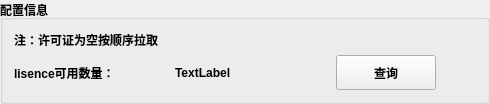
    <widget class="QGroupBox" name="groupBox_2">
     <property name="font">
      <font>
       <weight>75</weight>
       <bold>true</bold>
      </font>
     </property>
     <property name="title">
      <string>配置信息</string>
     </property>
     <layout class="QGridLayout" name="gridLayout_12">
      <item row="1" column="0">
       <widget class="QLabel" name="label_14">
        <property name="text">
         <string>注：许可证为空按顺序拉取</string>
        </property>
       </widget>
      </item>
      <item row="2" column="0">
       <layout class="QHBoxLayout" name="horizontalLayout_2">
        <item>
         <widget class="QLabel" name="label_13">
          <property name="minimumSize">
           <size>
            <width>155</width>
            <height>0</height>
           </size>
          </property>
          <property name="maximumSize">
           <size>
            <width>16777215</width>
            <height>16777215</height>
           </size>
          </property>
          <property name="text">
           <string>lisence可用数量：</string>
          </property>
         </widget>
        </item>
        <item>
         <widget class="QLabel" name="label_15">
          <property name="minimumSize">
           <size>
            <width>155</width>
            <height>0</height>
           </size>
          </property>
          <property name="maximumSize">
           <size>
            <width>155</width>
            <height>16777215</height>
           </size>
          </property>
          <property name="text">
           <string>TextLabel</string>
          </property>
         </widget>
        </item>
        <item>
         <widget class="QPushButton" name="pushButton_6">
          <property name="minimumSize">
           <size>
            <width>100</width>
            <height>35</height>
           </size>
          </property>
          <property name="maximumSize">
           <size>
            <width>100</width>
            <height>16777215</height>
           </size>
          </property>
          <property name="font">
           <font>
            <weight>75</weight>
            <bold>true</bold>
           </font>
          </property>
          <property name="text">
           <string>查询</string>
          </property>
         </widget>
        </item>
        <item>
         <spacer name="horizontalSpacer_5">
          <property name="orientation">
           <enum>Qt::Horizontal</enum>
          </property>
          <property name="sizeHint" stdset="0">
           <size>
            <width>40</width>
            <height>20</height>
           </size>
          </property>
         </spacer>
        </item>
       </layout>
      </item>
     </layout>
    </widget>
